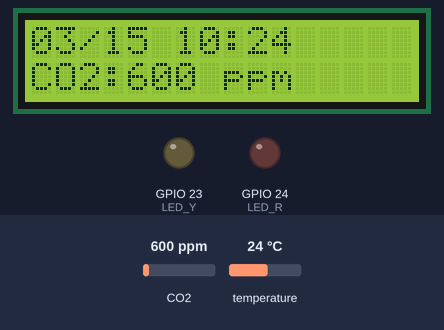
A program run on a simulated Raspberry Pi (BCM pin numbers). Shown: 16×2 character LCD, output pins drawn as LEDs (lit = HIGH). The inputs (shaded band) are chosen by the test bench; at power-on: CO2 600 ppm, temperature 24 °C. The clock reads 2024-03-15 10:24:30 at power-on unless the program sets it; no MQTT or app messages arrive unless stated; what the program prints to the terminal is not drawn.

Above: at 1.7 s.
1.8 s: CO2 set to 956 ppm
At 4.7 s:
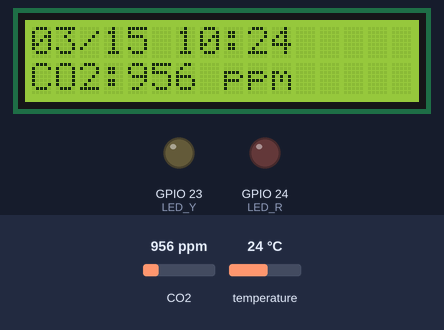
6.0 s: CO2 set to 1025 ppm
At 7.9 s:
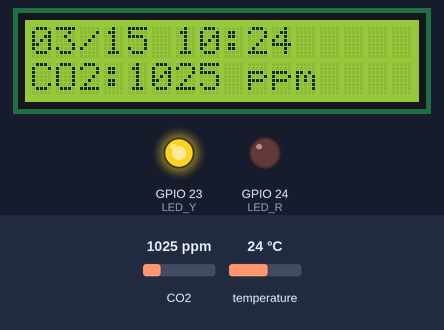
10.2 s: CO2 set to 1477 ppm
At 12.1 s:
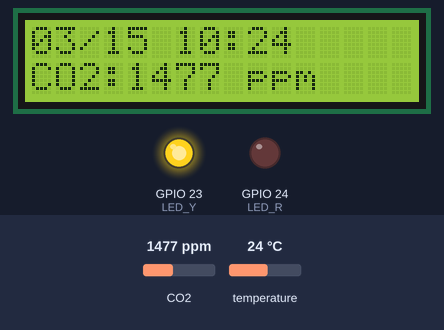
14.4 s: CO2 set to 1518 ppm
At 17.9 s:
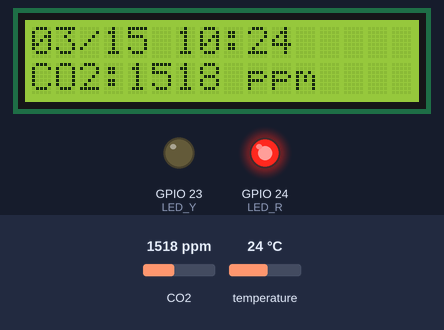
Timing chart, 0 to 19.4 s (numbered marks = the images above; inputs shaded):
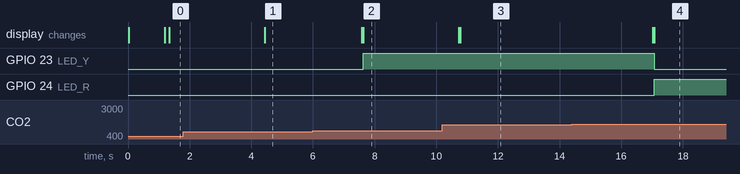

The program:

lcd_date.py
```python
# -*- coding: utf-8 -*-
#!/usr/bin/python3

from time import sleep
import datetime
import json
import smbus
import mh_z19
import RPi.GPIO as GPIO
import paho.mqtt.client as mqtt

# ===== MQTT設定 =====
MQTT_BROKER = "192.168.0.140"   # MQTTブローカー
MQTT_PORT = 1883
MQTT_TOPIC = "co2/data"
MQTT_CLIENT_ID = "co2-pi28"

# ===== LED =====
LED_Y = 23
LED_R = 24

GPIO.setmode(GPIO.BCM)
GPIO.setup(LED_Y, GPIO.OUT, initial=GPIO.LOW)
GPIO.setup(LED_R, GPIO.OUT, initial=GPIO.LOW)

# ===== LCD =====
I2C_ADDR = 0x3f
LCD_WIDTH = 16

LCD_CHR = 1
LCD_CMD = 0
LCD_LINE_1 = 0x80
LCD_LINE_2 = 0xC0
LCD_BACKLIGHT = 0x08
ENABLE = 0b00000100

E_PULSE = 0.0005
E_DELAY = 0.0005

bus = smbus.SMBus(1)

# ===== MQTT接続 =====
def mqtt_connect():
    client = mqtt.Client(client_id=MQTT_CLIENT_ID)
    client.connect(MQTT_BROKER, MQTT_PORT, 60)
    print("MQTT connected:", MQTT_BROKER)
    return client

def mqtt_publish(client, co2):
    payload = {
        "type": "co2",
        "co2": co2,
        "unit": "ppm",
        "source": "192.168.0.28",
        "time": datetime.datetime.now().strftime("%Y-%m-%d %H:%M:%S")
    }

    client.publish(MQTT_TOPIC, json.dumps(payload), qos=0)
    print("MQTT送信:", payload)

# ===== LCD処理 =====
def fit16(message):
    return str(message)[:LCD_WIDTH].ljust(LCD_WIDTH, " ")

def lcd_init():
    lcd_byte(0x33, LCD_CMD)
    lcd_byte(0x32, LCD_CMD)
    lcd_byte(0x06, LCD_CMD)
    lcd_byte(0x0C, LCD_CMD)
    lcd_byte(0x28, LCD_CMD)
    lcd_byte(0x01, LCD_CMD)
    sleep(0.01)

def lcd_byte(bits, mode):
    bits_high = mode | (bits & 0xF0) | LCD_BACKLIGHT
    bits_low = mode | ((bits << 4) & 0xF0) | LCD_BACKLIGHT

    bus.write_byte(I2C_ADDR, bits_high)
    lcd_toggle_enable(bits_high)

    bus.write_byte(I2C_ADDR, bits_low)
    lcd_toggle_enable(bits_low)

def lcd_toggle_enable(bits):
    sleep(E_DELAY)
    bus.write_byte(I2C_ADDR, (bits | ENABLE))
    sleep(E_PULSE)
    bus.write_byte(I2C_ADDR, (bits & ~ENABLE))
    sleep(E_DELAY)

def lcd_string(message, line):
    message = fit16(message)
    lcd_byte(line, LCD_CMD)
    for i in range(LCD_WIDTH):
        lcd_byte(ord(message[i]), LCD_CHR)

# ===== LED制御 =====
def set_leds(co2):
    GPIO.output(LED_Y, GPIO.LOW)
    GPIO.output(LED_R, GPIO.LOW)

    if isinstance(co2, int):
        if 1000 <= co2 < 1500:
            GPIO.output(LED_Y, GPIO.HIGH)
        elif co2 >= 1500:
            GPIO.output(LED_R, GPIO.HIGH)

# ===== メイン処理 =====
def main():
    lcd_init()
    mqtt_client = mqtt_connect()

    while True:
        try:
            local_time = datetime.datetime.now()
            data = mh_z19.read_all()
            co2 = data.get("co2", None)

            if co2 is None:
                co2_display = "---"
            else:
                co2_display = co2

            line1 = local_time.strftime("%m/%d %H:%M")
            line2 = f"CO2:{co2_display} ppm"

            lcd_string(line1, LCD_LINE_1)
            lcd_string(line2, LCD_LINE_2)

            set_leds(co2)

            # CO2値が取得できた時だけMQTT送信
            if isinstance(co2, int):
                try:
                    mqtt_publish(mqtt_client, co2)
                except Exception as e:
                    print("MQTT送信エラー:", e)
                    try:
                        mqtt_client = mqtt_connect()
                        mqtt_publish(mqtt_client, co2)
                    except Exception as e2:
                        print("MQTT再送失敗:", e2)

        except Exception as e:
            print("ERROR:", e)
            lcd_string("SENSOR ERROR", LCD_LINE_1)
            lcd_string("CHECK MH-Z19", LCD_LINE_2)
            GPIO.output(LED_Y, GPIO.LOW)
            GPIO.output(LED_R, GPIO.LOW)

        sleep(2)

try:
    print("Start:", datetime.datetime.now())
    main()

except KeyboardInterrupt:
    pass

finally:
    try:
        lcd_byte(0x01, LCD_CMD)
    except:
        pass
    GPIO.cleanup()
```

Measured:
- the behaviour switches between 999 and 1000 ppm on CO2 (found by bisection; images 1 and 2)
- the behaviour switches between 1499 and 1500 ppm on CO2 (found by bisection; images 3 and 4)
- after the input at 1.8 s, the display: first changes after 2.6 s (image 1 shows a later state)
- after the input at 6.0 s, GPIO 23 (LED_Y): LOW → HIGH after 1.6 s; the display: first changes after 1.6 s (image 2 shows a later state)
- after the input at 10.2 s, the display: first changes after 0.53 s (image 3 shows a later state)
- after the input at 14.4 s, GPIO 23 (LED_Y): HIGH → LOW after 2.7 s; GPIO 24 (LED_R): LOW → HIGH after 2.7 s; the display: first changes after 2.6 s (image 4 shows a later state)
